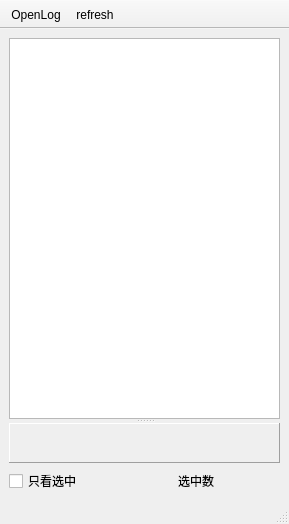
<?xml version="1.0" encoding="UTF-8"?>
<ui version="4.0">
 <class>MemMonitorSettingClass</class>
 <widget class="QMainWindow" name="MemMonitorSettingClass">
  <property name="geometry">
   <rect>
    <x>0</x>
    <y>0</y>
    <width>289</width>
    <height>524</height>
   </rect>
  </property>
  <property name="windowTitle">
   <string>MainWindow</string>
  </property>
  <property name="styleSheet">
   <string notr="true"/>
  </property>
  <widget class="QWidget" name="centralwidget">
   <layout class="QGridLayout" name="gridLayout">
    <item row="1" column="0">
     <layout class="QHBoxLayout" name="horizontalLayout">
      <item>
       <widget class="QCheckBox" name="checkBox">
        <property name="text">
         <string>只看选中</string>
        </property>
       </widget>
      </item>
      <item>
       <spacer name="horizontalSpacer">
        <property name="orientation">
         <enum>Qt::Horizontal</enum>
        </property>
        <property name="sizeHint" stdset="0">
         <size>
          <width>40</width>
          <height>20</height>
         </size>
        </property>
       </spacer>
      </item>
      <item>
       <widget class="QLabel" name="label_2">
        <property name="text">
         <string>选中数</string>
        </property>
       </widget>
      </item>
      <item>
       <widget class="QLabel" name="label">
        <property name="minimumSize">
         <size>
          <width>60</width>
          <height>0</height>
         </size>
        </property>
        <property name="maximumSize">
         <size>
          <width>60</width>
          <height>16777215</height>
         </size>
        </property>
        <property name="text">
         <string/>
        </property>
        <property name="alignment">
         <set>Qt::AlignCenter</set>
        </property>
       </widget>
      </item>
     </layout>
    </item>
    <item row="0" column="0">
     <widget class="QSplitter" name="splitter">
      <property name="orientation">
       <enum>Qt::Vertical</enum>
      </property>
      <widget class="QTreeWidget" name="treeWidget">
       <property name="indentation">
        <number>10</number>
       </property>
       <attribute name="headerVisible">
        <bool>false</bool>
       </attribute>
       <attribute name="headerDefaultSectionSize">
        <number>56</number>
       </attribute>
       <column>
        <property name="text">
         <string>sel_icon</string>
        </property>
       </column>
       <column>
        <property name="text">
         <string>icon</string>
        </property>
       </column>
       <column>
        <property name="text">
         <string>proc name</string>
        </property>
       </column>
      </widget>
      <widget class="QStackedWidget" name="stackedWidget">
       <property name="frameShape">
        <enum>QFrame::Panel</enum>
       </property>
       <property name="frameShadow">
        <enum>QFrame::Raised</enum>
       </property>
       <property name="currentIndex">
        <number>1</number>
       </property>
       <widget class="QWidget" name="page"/>
       <widget class="QWidget" name="page_2">
        <layout class="QGridLayout" name="gridLayout_2">
         <item row="0" column="0">
          <widget class="ProcInfoShower" name="proc_shower" native="true"/>
         </item>
        </layout>
       </widget>
      </widget>
     </widget>
    </item>
   </layout>
  </widget>
  <widget class="QStatusBar" name="statusbar"/>
  <widget class="QToolBar" name="toolBar">
   <property name="windowTitle">
    <string>toolBar</string>
   </property>
   <property name="movable">
    <bool>false</bool>
   </property>
   <attribute name="toolBarArea">
    <enum>TopToolBarArea</enum>
   </attribute>
   <attribute name="toolBarBreak">
    <bool>false</bool>
   </attribute>
   <addaction name="actionOpenLog"/>
   <addaction name="actionRefresh"/>
  </widget>
  <action name="actionOpenLog">
   <property name="icon">
    <iconset resource="MemMonitorSetting.qrc">
     <normaloff>:/MemMonitorSetting/log.png</normaloff>:/MemMonitorSetting/log.png</iconset>
   </property>
   <property name="text">
    <string>OpenLog</string>
   </property>
   <property name="toolTip">
    <string>监控日志</string>
   </property>
  </action>
  <action name="actionRefresh">
   <property name="icon">
    <iconset resource="MemMonitorSetting.qrc">
     <normaloff>:/MemMonitorSetting/refresh.png</normaloff>:/MemMonitorSetting/refresh.png</iconset>
   </property>
   <property name="text">
    <string>refresh</string>
   </property>
   <property name="toolTip">
    <string>刷新</string>
   </property>
  </action>
 </widget>
 <customwidgets>
  <customwidget>
   <class>ProcInfoShower</class>
   <extends>QWidget</extends>
   <header>procinfoshower.h</header>
   <container>1</container>
  </customwidget>
 </customwidgets>
 <resources>
  <include location="MemMonitorSetting.qrc"/>
 </resources>
 <connections/>
</ui>
